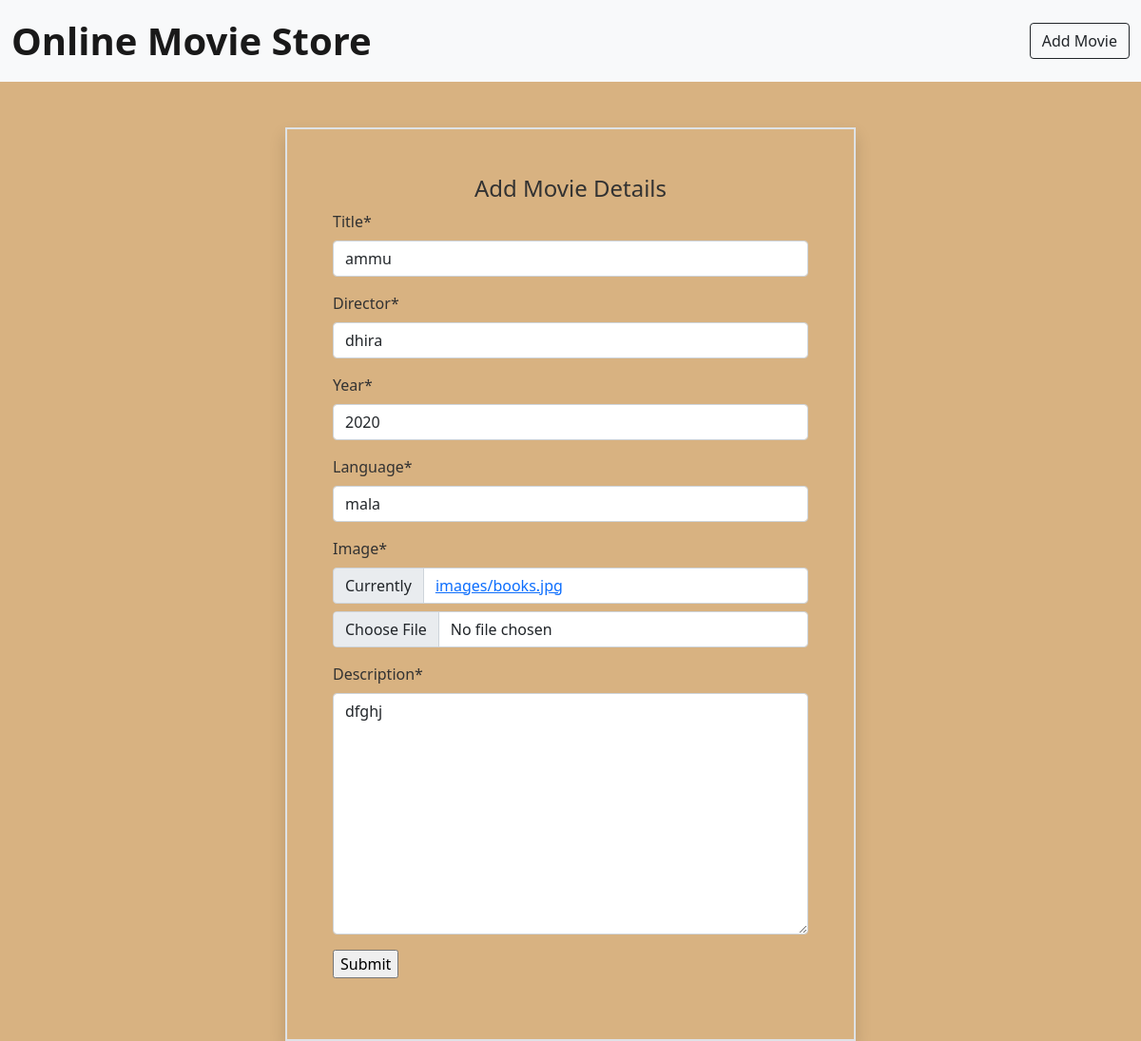
Page /update/4 on the committed database.
### movieapp/models.py (models this page shows)
class Movie(models.Model):
    title=models.CharField(max_length=20)
    director=models.CharField(max_length=20)
    year=models.IntegerField(max_length=20)
    language=models.CharField(max_length=20)
    image=models.ImageField(upload_to='images')
    description=models.TextField()

### movieapp/views.py (the view, shortened to what this page needs)
# urls.py: path('update/<int:i>',views.UpdateView.as_view(),name="update"),
class UpdateView(View):
    def get(self,request,i):
        m = Movie.objects.get(id=i)
        form_instance=MovieForm(instance=m)
        context={'form':form_instance}
        return render(request,'addmovie.html',context)

### movieapp/forms.py
class MovieForm(forms.ModelForm):
    class Meta:
        model=Movie
        fields="__all__"

### template/addmovie.html (shortened to what this page needs)
{% extends 'base.html' %}
{% load crispy_forms_tags %}
{% block content %}
<div class="container w-50 p-5 border border-2 shadow mt-5">
    <h4 class="text-center">Add Movie Details</h4>
    <form method="post" enctype="multipart/form-data">
        {{form|crispy}}
        <div class="mb-3">
            <input type="submit">
        </div>
    </form>
</div>
{% endblock %}

### static/css/style.css (style rules this page uses)
body { background-color:#D8B281; color:#323232; }

### rows in the picture
Movie: title "ammu", director "dhira", year "2020", language "mala", description "dfghj"
